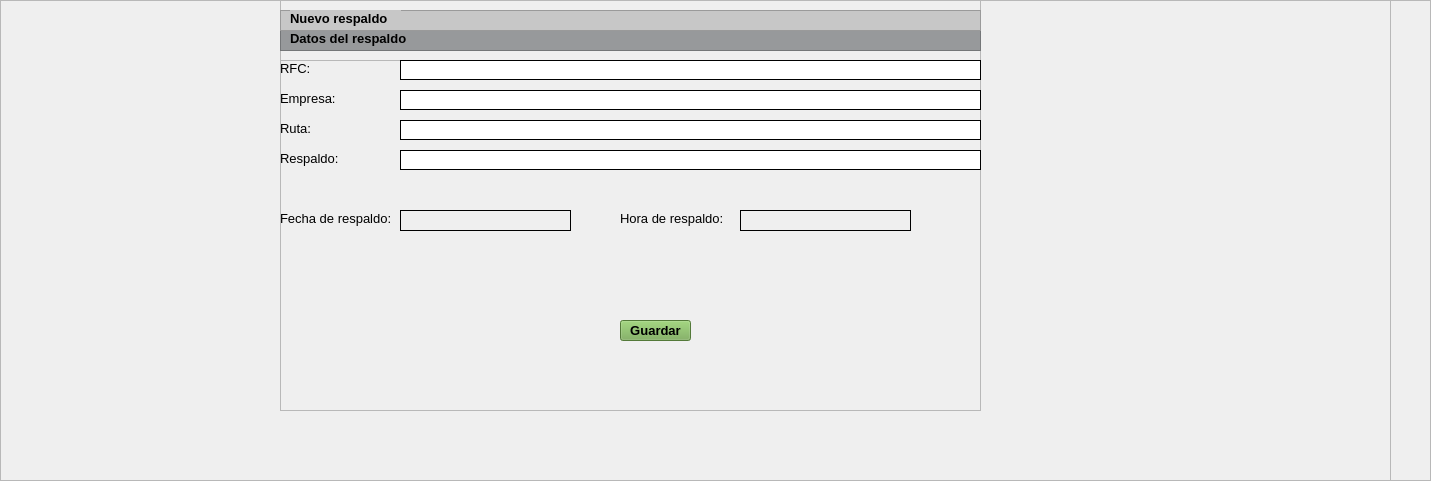
              <widget class="QFrame" name="Desarrollo">
               <property name="geometry">
                <rect>
                 <x>20</x>
                 <y>110</y>
                 <width>1431</width>
                 <height>481</height>
                </rect>
               </property>
               <property name="frameShape">
                <enum>QFrame::StyledPanel</enum>
               </property>
               <property name="frameShadow">
                <enum>QFrame::Raised</enum>
               </property>
               <widget class="QLabel" name="advertencia">
                <property name="geometry">
                 <rect>
                  <x>580</x>
                  <y>260</y>
                  <width>471</width>
                  <height>20</height>
                 </rect>
                </property>
                <property name="styleSheet">
                 <string notr="true">color: rgb(249, 66, 58);</string>
                </property>
                <property name="text">
                 <string>&lt;html&gt;&lt;head/&gt;&lt;body&gt;&lt;p align=&quot;center&quot;&gt;&lt;br/&gt;&lt;/p&gt;&lt;/body&gt;&lt;/html&gt;</string>
                </property>
               </widget>
               <widget class="QLabel" name="cuenta">
                <property name="geometry">
                 <rect>
                  <x>360</x>
                  <y>100</y>
                  <width>81</width>
                  <height>31</height>
                 </rect>
                </property>
                <property name="font">
                 <font>
                  <pointsize>12</pointsize>
                 </font>
                </property>
                <property name="text">
                 <string/>
                </property>
               </widget>
               <widget class="QLabel" name="fecha">
                <property name="geometry">
                 <rect>
                  <x>700</x>
                  <y>410</y>
                  <width>131</width>
                  <height>20</height>
                 </rect>
                </property>
                <property name="styleSheet">
                 <string notr="true">color: rgb(116, 170, 80);</string>
                </property>
                <property name="text">
                 <string/>
                </property>
               </widget>
               <widget class="QLabel" name="fecha_limite">
                <property name="geometry">
                 <rect>
                  <x>730</x>
                  <y>190</y>
                  <width>131</width>
                  <height>31</height>
                 </rect>
                </property>
                <property name="font">
                 <font>
                  <pointsize>12</pointsize>
                 </font>
                </property>
                <property name="text">
                 <string/>
                </property>
               </widget>
               <widget class="QLabel" name="nombre">
                <property name="geometry">
                 <rect>
                  <x>590</x>
                  <y>100</y>
                  <width>281</width>
                  <height>31</height>
                 </rect>
                </property>
                <property name="font">
                 <font>
                  <pointsize>12</pointsize>
                 </font>
                </property>
                <property name="text">
                 <string/>
                </property>
               </widget>
               <widget class="QLabel" name="fecha_registro">
                <property name="geometry">
                 <rect>
                  <x>760</x>
                  <y>220</y>
                  <width>131</width>
                  <height>31</height>
                 </rect>
                </property>
                <property name="font">
                 <font>
                  <pointsize>12</pointsize>
                 </font>
                </property>
                <property name="text">
                 <string/>
                </property>
               </widget>
               <widget class="QLabel" name="fecha_sig">
                <property name="geometry">
                 <rect>
                  <x>550</x>
                  <y>410</y>
                  <width>131</width>
                  <height>20</height>
                 </rect>
                </property>
                <property name="styleSheet">
                 <string notr="true">color: rgb(116, 170, 80);</string>
                </property>
                <property name="text">
                 <string/>
                </property>
               </widget>
               <widget class="QLabel" name="total_pag">
                <property name="geometry">
                 <rect>
                  <x>660</x>
                  <y>290</y>
                  <width>131</width>
                  <height>31</height>
                 </rect>
                </property>
                <property name="font">
                 <font>
                  <pointsize>12</pointsize>
                 </font>
                </property>
                <property name="text">
                 <string/>
                </property>
               </widget>
               <widget class="QLabel" name="realizo_pago">
                <property name="geometry">
                 <rect>
                  <x>290</x>
                  <y>380</y>
                  <width>551</width>
                  <height>20</height>
                 </rect>
                </property>
                <property name="styleSheet">
                 <string notr="true">color: rgb(116, 170, 80);</string>
                </property>
                <property name="text">
                 <string>&lt;html&gt;&lt;head/&gt;&lt;body&gt;&lt;p align=&quot;center&quot;&gt;&lt;br/&gt;&lt;/p&gt;&lt;/body&gt;&lt;/html&gt;</string>
                </property>
               </widget>
               <widget class="QFrame" name="Desarrollo_2">
                <property name="geometry">
                 <rect>
                  <x>-40</x>
                  <y>0</y>
                  <width>1431</width>
                  <height>481</height>
                 </rect>
                </property>
                <property name="frameShape">
                 <enum>QFrame::StyledPanel</enum>
                </property>
                <property name="frameShadow">
                 <enum>QFrame::Raised</enum>
                </property>
                <widget class="QLabel" name="advertencia_2">
                 <property name="geometry">
                  <rect>
                   <x>580</x>
                   <y>260</y>
                   <width>471</width>
                   <height>20</height>
                  </rect>
                 </property>
                 <property name="styleSheet">
                  <string notr="true">color: rgb(249, 66, 58);</string>
                 </property>
                 <property name="text">
                  <string>&lt;html&gt;&lt;head/&gt;&lt;body&gt;&lt;p align=&quot;center&quot;&gt;&lt;br/&gt;&lt;/p&gt;&lt;/body&gt;&lt;/html&gt;</string>
                 </property>
                </widget>
                <widget class="QLabel" name="cuenta_2">
                 <property name="geometry">
                  <rect>
                   <x>360</x>
                   <y>100</y>
                   <width>81</width>
                   <height>31</height>
                  </rect>
                 </property>
                 <property name="font">
                  <font>
                   <pointsize>12</pointsize>
                  </font>
                 </property>
                 <property name="text">
                  <string/>
                 </property>
                </widget>
                <widget class="QLabel" name="fecha_2">
                 <property name="geometry">
                  <rect>
                   <x>700</x>
                   <y>410</y>
                   <width>131</width>
                   <height>20</height>
                  </rect>
                 </property>
                 <property name="styleSheet">
                  <string notr="true">color: rgb(116, 170, 80);</string>
                 </property>
                 <property name="text">
                  <string/>
                 </property>
                </widget>
                <widget class="QLabel" name="fecha_limite_2">
                 <property name="geometry">
                  <rect>
                   <x>730</x>
                   <y>190</y>
                   <width>131</width>
                   <height>31</height>
                  </rect>
                 </property>
                 <property name="font">
                  <font>
                   <pointsize>12</pointsize>
                  </font>
                 </property>
                 <property name="text">
                  <string/>
                 </property>
                </widget>
                <widget class="QLabel" name="nombre_2">
                 <property name="geometry">
                  <rect>
                   <x>590</x>
                   <y>100</y>
                   <width>281</width>
                   <height>31</height>
                  </rect>
                 </property>
                 <property name="font">
                  <font>
                   <pointsize>12</pointsize>
                  </font>
                 </property>
                 <property name="text">
                  <string/>
                 </property>
                </widget>
                <widget class="QLabel" name="fecha_registro_2">
                 <property name="geometry">
                  <rect>
                   <x>760</x>
                   <y>220</y>
                   <width>131</width>
                   <height>31</height>
                  </rect>
                 </property>
                 <property name="font">
                  <font>
                   <pointsize>12</pointsize>
                  </font>
                 </property>
                 <property name="text">
                  <string/>
                 </property>
                </widget>
                <widget class="QLabel" name="fecha_sig_2">
                 <property name="geometry">
                  <rect>
                   <x>550</x>
                   <y>410</y>
                   <width>131</width>
                   <height>20</height>
                  </rect>
                 </property>
                 <property name="styleSheet">
                  <string notr="true">color: rgb(116, 170, 80);</string>
                 </property>
                 <property name="text">
                  <string/>
                 </property>
                </widget>
                <widget class="QLabel" name="total_pag_2">
                 <property name="geometry">
                  <rect>
                   <x>660</x>
                   <y>290</y>
                   <width>131</width>
                   <height>31</height>
                  </rect>
                 </property>
                 <property name="font">
                  <font>
                   <pointsize>12</pointsize>
                  </font>
                 </property>
                 <property name="text">
                  <string/>
                 </property>
                </widget>
                <widget class="QLabel" name="realizo_pago_2">
                 <property name="geometry">
                  <rect>
                   <x>290</x>
                   <y>380</y>
                   <width>551</width>
                   <height>20</height>
                  </rect>
                 </property>
                 <property name="styleSheet">
                  <string notr="true">color: rgb(116, 170, 80);</string>
                 </property>
                 <property name="text">
                  <string>&lt;html&gt;&lt;head/&gt;&lt;body&gt;&lt;p align=&quot;center&quot;&gt;&lt;br/&gt;&lt;/p&gt;&lt;/body&gt;&lt;/html&gt;</string>
                 </property>
                </widget>
                <widget class="QFrame" name="frame_2">
                 <property name="geometry">
                  <rect>
                   <x>320</x>
                   <y>-10</y>
                   <width>701</width>
                   <height>421</height>
                  </rect>
                 </property>
                 <property name="frameShape">
                  <enum>QFrame::StyledPanel</enum>
                 </property>
                 <property name="frameShadow">
                  <enum>QFrame::Raised</enum>
                 </property>
                 <widget class="QFrame" name="primera_linea_3">
                  <property name="geometry">
                   <rect>
                    <x>0</x>
                    <y>40</y>
                    <width>701</width>
                    <height>21</height>
                   </rect>
                  </property>
                  <property name="styleSheet">
                   <string notr="true">background-color: rgb(151,153,155);
</string>
                  </property>
                  <property name="frameShape">
                   <enum>QFrame::StyledPanel</enum>
                  </property>
                  <property name="frameShadow">
                   <enum>QFrame::Raised</enum>
                  </property>
                  <widget class="QLabel" name="datos_cliente_3">
                   <property name="geometry">
                    <rect>
                     <x>10</x>
                     <y>0</y>
                     <width>131</width>
                     <height>16</height>
                    </rect>
                   </property>
                   <property name="font">
                    <font>
                     <pointsize>10</pointsize>
                     <bold>true</bold>
                    </font>
                   </property>
                   <property name="text">
                    <string>Datos del respaldo</string>
                   </property>
                  </widget>
                 </widget>
                 <widget class="QFrame" name="frame_3">
                  <property name="geometry">
                   <rect>
                    <x>0</x>
                    <y>70</y>
                    <width>701</width>
                    <height>501</height>
                   </rect>
                  </property>
                  <property name="frameShape">
                   <enum>QFrame::StyledPanel</enum>
                  </property>
                  <property name="frameShadow">
                   <enum>QFrame::Raised</enum>
                  </property>
                  <widget class="QLabel" name="label_30">
                   <property name="geometry">
                    <rect>
                     <x>0</x>
                     <y>30</y>
                     <width>111</width>
                     <height>16</height>
                    </rect>
                   </property>
                   <property name="font">
                    <font>
                     <pointsize>10</pointsize>
                    </font>
                   </property>
                   <property name="text">
                    <string>Empresa:</string>
                   </property>
                  </widget>
                  <widget class="QLineEdit" name="caja_empresa">
                   <property name="geometry">
                    <rect>
                     <x>120</x>
                     <y>30</y>
                     <width>581</width>
                     <height>20</height>
                    </rect>
                   </property>
                   <property name="styleSheet">
                    <string notr="true">QLineEdit#caja_empresa{border: 1px solid rgb(0,0,0);}</string>
                   </property>
                  </widget>
                  <widget class="QLabel" name="label_32">
                   <property name="geometry">
                    <rect>
                     <x>0</x>
                     <y>60</y>
                     <width>111</width>
                     <height>16</height>
                    </rect>
                   </property>
                   <property name="font">
                    <font>
                     <pointsize>10</pointsize>
                    </font>
                   </property>
                   <property name="text">
                    <string>Ruta:</string>
                   </property>
                  </widget>
                  <widget class="QLabel" name="label_50">
                   <property name="geometry">
                    <rect>
                     <x>0</x>
                     <y>150</y>
                     <width>141</width>
                     <height>16</height>
                    </rect>
                   </property>
                   <property name="font">
                    <font>
                     <pointsize>10</pointsize>
                    </font>
                   </property>
                   <property name="text">
                    <string>Fecha de respaldo:</string>
                   </property>
                  </widget>
                  <widget class="QLineEdit" name="caja_ruta">
                   <property name="geometry">
                    <rect>
                     <x>120</x>
                     <y>60</y>
                     <width>581</width>
                     <height>20</height>
                    </rect>
                   </property>
                   <property name="styleSheet">
                    <string notr="true">QLineEdit#caja_ruta{border: 1px solid rgb(0,0,0);}</string>
                   </property>
                  </widget>
                  <widget class="QLabel" name="label_33">
                   <property name="geometry">
                    <rect>
                     <x>0</x>
                     <y>90</y>
                     <width>111</width>
                     <height>16</height>
                    </rect>
                   </property>
                   <property name="font">
                    <font>
                     <pointsize>10</pointsize>
                    </font>
                   </property>
                   <property name="text">
                    <string>Respaldo:</string>
                   </property>
                  </widget>
                  <widget class="QLineEdit" name="caja_respaldo">
                   <property name="geometry">
                    <rect>
                     <x>120</x>
                     <y>90</y>
                     <width>581</width>
                     <height>20</height>
                    </rect>
                   </property>
                   <property name="styleSheet">
                    <string notr="true">QLineEdit#caja_respaldo{border: 1px solid rgb(0,0,0);}</string>
                   </property>
                  </widget>
                  <widget class="QLabel" name="label_54">
                   <property name="geometry">
                    <rect>
                     <x>340</x>
                     <y>150</y>
                     <width>141</width>
                     <height>16</height>
                    </rect>
                   </property>
                   <property name="font">
                    <font>
                     <pointsize>10</pointsize>
                    </font>
                   </property>
                   <property name="text">
                    <string>Hora de respaldo:</string>
                   </property>
                  </widget>
                  <widget class="QToolButton" name="boton_guardar">
                   <property name="geometry">
                    <rect>
                     <x>340</x>
                     <y>260</y>
                     <width>71</width>
                     <height>21</height>
                    </rect>
                   </property>
                   <property name="font">
                    <font>
                     <pointsize>10</pointsize>
                     <bold>true</bold>
                    </font>
                   </property>
                   <property name="styleSheet">
                    <string notr="true">background-color: rgb(116,170,80);</string>
                   </property>
                   <property name="text">
                    <string>Guardar</string>
                   </property>
                  </widget>
                  <widget class="QLabel" name="texto_error">
                   <property name="geometry">
                    <rect>
                     <x>40</x>
                     <y>190</y>
                     <width>421</width>
                     <height>32</height>
                    </rect>
                   </property>
                   <property name="minimumSize">
                    <size>
                     <width>250</width>
                     <height>0</height>
                    </size>
                   </property>
                   <property name="toolTip">
                    <string>&lt;html&gt;&lt;head/&gt;&lt;body&gt;&lt;p align=&quot;center&quot;&gt;&lt;br/&gt;&lt;/p&gt;&lt;/body&gt;&lt;/html&gt;</string>
                   </property>
                   <property name="whatsThis">
                    <string>&lt;html&gt;&lt;head/&gt;&lt;body&gt;&lt;p align=&quot;center&quot;&gt;&lt;br/&gt;&lt;/p&gt;&lt;/body&gt;&lt;/html&gt;</string>
                   </property>
                   <property name="styleSheet">
                    <string notr="true">color: rgb(48, 127, 226);
font: 10pt &quot;Arial&quot;;</string>
                   </property>
                   <property name="text">
                    <string>&lt;html&gt;&lt;head/&gt;&lt;body&gt;&lt;p align=&quot;center&quot;&gt;&lt;br/&gt;&lt;/p&gt;&lt;/body&gt;&lt;/html&gt;</string>
                   </property>
                  </widget>
                  <widget class="QLabel" name="fechar">
                   <property name="geometry">
                    <rect>
                     <x>120</x>
                     <y>150</y>
                     <width>171</width>
                     <height>21</height>
                    </rect>
                   </property>
                   <property name="styleSheet">
                    <string notr="true">QLabel#fechar{border: 1px solid rgb(0,0,0);}</string>
                   </property>
                   <property name="text">
                    <string/>
                   </property>
                  </widget>
                  <widget class="QLabel" name="horar">
                   <property name="geometry">
                    <rect>
                     <x>460</x>
                     <y>150</y>
                     <width>171</width>
                     <height>21</height>
                    </rect>
                   </property>
                   <property name="styleSheet">
                    <string notr="true">QLabel#horar{border: 1px solid rgb(0,0,0);}</string>
                   </property>
                   <property name="text">
                    <string/>
                   </property>
                  </widget>
                  <widget class="QLabel" name="label_31">
                   <property name="geometry">
                    <rect>
                     <x>0</x>
                     <y>0</y>
                     <width>111</width>
                     <height>16</height>
                    </rect>
                   </property>
                   <property name="font">
                    <font>
                     <pointsize>10</pointsize>
                    </font>
                   </property>
                   <property name="text">
                    <string>RFC: </string>
                   </property>
                  </widget>
                  <widget class="QLineEdit" name="caja_RFC">
                   <property name="geometry">
                    <rect>
                     <x>120</x>
                     <y>0</y>
                     <width>581</width>
                     <height>20</height>
                    </rect>
                   </property>
                   <property name="styleSheet">
                    <string notr="true">QLineEdit#caja_RFC{border: 1px solid rgb(0,0,0);}</string>
                   </property>
                  </widget>
                 </widget>
                 <widget class="QFrame" name="primera_linea_2">
                  <property name="geometry">
                   <rect>
                    <x>0</x>
                    <y>20</y>
                    <width>701</width>
                    <height>21</height>
                   </rect>
                  </property>
                  <property name="styleSheet">
                   <string notr="true">background-color:rgb(199, 199, 199);
</string>
                  </property>
                  <property name="frameShape">
                   <enum>QFrame::StyledPanel</enum>
                  </property>
                  <property name="frameShadow">
                   <enum>QFrame::Raised</enum>
                  </property>
                  <widget class="QLabel" name="datos_cliente_2">
                   <property name="geometry">
                    <rect>
                     <x>10</x>
                     <y>0</y>
                     <width>111</width>
                     <height>16</height>
                    </rect>
                   </property>
                   <property name="font">
                    <font>
                     <pointsize>10</pointsize>
                     <bold>true</bold>
                    </font>
                   </property>
                   <property name="text">
                    <string>Nuevo respaldo</string>
                   </property>
                  </widget>
                 </widget>
                </widget>
               </widget>
              </widget>
